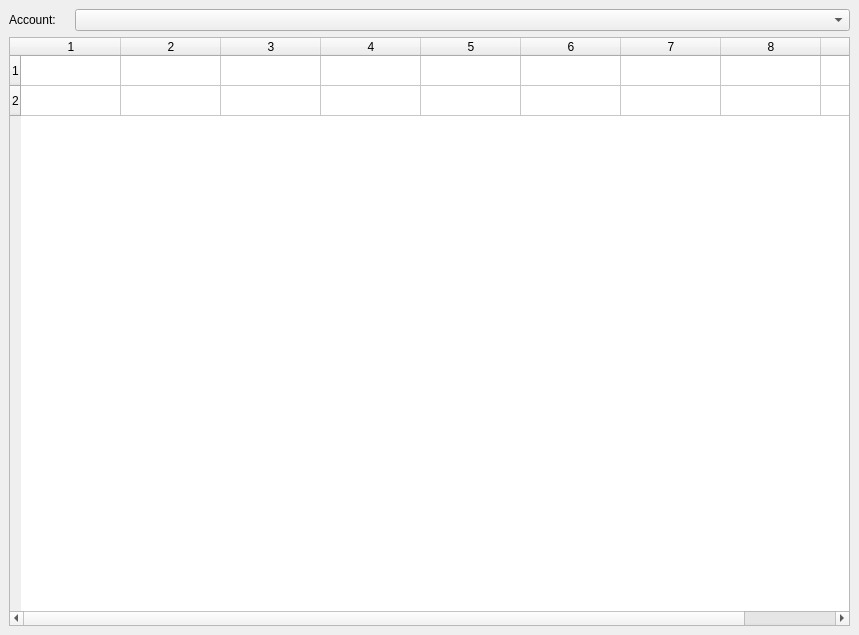
<?xml version="1.0" encoding="UTF-8"?>
<ui version="4.0">
 <class>TransactionsWindow</class>
 <widget class="QMainWindow" name="TransactionsWindow">
  <property name="geometry">
   <rect>
    <x>0</x>
    <y>0</y>
    <width>859</width>
    <height>635</height>
   </rect>
  </property>
  <property name="windowTitle">
   <string>Transactions</string>
  </property>
  <property name="windowIcon">
   <iconset>
    <normalon>:/assets/images/icon.svg</normalon>
   </iconset>
  </property>
  <widget class="QWidget" name="centralwidget">
   <layout class="QGridLayout" name="gridLayout">
    <item row="0" column="0">
     <widget class="QLabel" name="label">
      <property name="maximumSize">
       <size>
        <width>60</width>
        <height>16777215</height>
       </size>
      </property>
      <property name="text">
       <string>Account:</string>
      </property>
     </widget>
    </item>
    <item row="0" column="1">
     <widget class="QComboBox" name="accountComboBox"/>
    </item>
    <item row="1" column="0" colspan="2">
     <widget class="QTableWidget" name="transactionTable">
      <property name="sizePolicy">
       <sizepolicy hsizetype="Minimum" vsizetype="Minimum">
        <horstretch>0</horstretch>
        <verstretch>0</verstretch>
       </sizepolicy>
      </property>
      <property name="rowCount">
       <number>2</number>
      </property>
      <property name="columnCount">
       <number>9</number>
      </property>
      <row/>
      <row/>
      <column/>
      <column/>
      <column/>
      <column/>
      <column/>
      <column/>
      <column/>
      <column/>
      <column/>
     </widget>
    </item>
   </layout>
  </widget>
 </widget>
 <resources>
  <include location="assets/assets.qrc"/>
 </resources>
 <connections/>
</ui>
